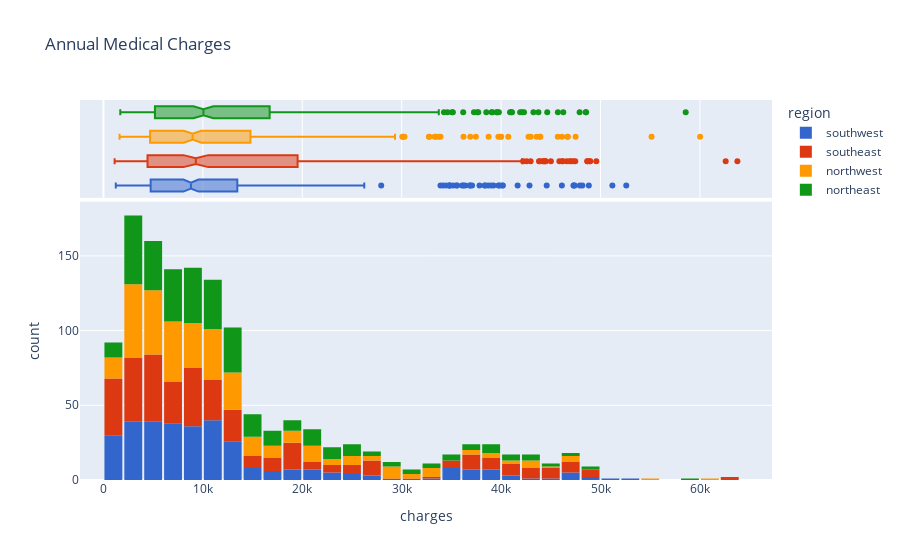

Notebook code for this chart:
### Code cell
fig = px.histogram(medical_df, 
                   x='charges', 
                   marginal='box', 
                   color='region', 
                   color_discrete_sequence=px.colors.qualitative.G10, 
                   title='Annual Medical Charges')
fig.update_layout(bargap=0.1)
fig.show()

### Figure 1 — Plotly figure (JSON) as saved in the notebook; plotly's stock layout.template omitted (floating-point values rounded to 4 significant figures; data arrays with more than 128 entries replaced by an {"elided": "..."} marker saying what was removed)
{"data": [{"alignmentgroup": "True", "bingroup": "x", "hovertemplate": "region=southwest<br>charges=%{x}<br>count=%{y}<extra></extra>", "legendgroup": "southwest", "marker": {"color": "#3366CC", "pattern": {"shape": ""}}, "name": "southwest", "offsetgroup": "southwest", "orientation": "v", "showlegend": true, "type": "histogram", "x": {"elided": "325 float values"}, "xaxis": "x", "yaxis": "y"}, {"alignmentgroup": "True", "hovertemplate": "region=southwest<br>charges=%{x}<extra></extra>", "legendgroup": "southwest", "marker": {"color": "#3366CC"}, "name": "southwest", "notched": true, "offsetgroup": "southwest", "showlegend": false, "type": "box", "x": {"elided": "325 float values"}, "xaxis": "x2", "yaxis": "y2"}, {"alignmentgroup": "True", "bingroup": "x", "hovertemplate": "region=southeast<br>charges=%{x}<br>count=%{y}<extra></extra>", "legendgroup": "southeast", "marker": {"color": "#DC3912", "pattern": {"shape": ""}}, "name": "southeast", "offsetgroup": "southeast", "orientation": "v", "showlegend": true, "type": "histogram", "x": {"elided": "364 float values"}, "xaxis": "x", "yaxis": "y"}, {"alignmentgroup": "True", "hovertemplate": "region=southeast<br>charges=%{x}<extra></extra>", "legendgroup": "southeast", "marker": {"color": "#DC3912"}, "name": "southeast", "notched": true, "offsetgroup": "southeast", "showlegend": false, "type": "box", "x": {"elided": "364 float values"}, "xaxis": "x2", "yaxis": "y2"}, {"alignmentgroup": "True", "bingroup": "x", "hovertemplate": "region=northwest<br>charges=%{x}<br>count=%{y}<extra></extra>", "legendgroup": "northwest", "marker": {"color": "#FF9900", "pattern": {"shape": ""}}, "name": "northwest", "offsetgroup": "northwest", "orientation": "v", "showlegend": true, "type": "histogram", "x": {"elided": "325 float values"}, "xaxis": "x", "yaxis": "y"}, {"alignmentgroup": "True", "hovertemplate": "region=northwest<br>charges=%{x}<extra></extra>", "legendgroup": "northwest", "marker": {"color": "#FF9900"}, "name": "northwest", "notched": true, "offsetgroup": "northwest", "showlegend": false, "type": "box", "x": {"elided": "325 float values"}, "xaxis": "x2", "yaxis": "y2"}, {"alignmentgroup": "True", "bingroup": "x", "hovertemplate": "region=northeast<br>charges=%{x}<br>count=%{y}<extra></extra>", "legendgroup": "northeast", "marker": {"color": "#109618", "pattern": {"shape": ""}}, "name": "northeast", "offsetgroup": "northeast", "orientation": "v", "showlegend": true, "type": "histogram", "x": {"elided": "324 float values"}, "xaxis": "x", "yaxis": "y"}, {"alignmentgroup": "True", "hovertemplate": "region=northeast<br>charges=%{x}<extra></extra>", "legendgroup": "northeast", "marker": {"color": "#109618"}, "name": "northeast", "notched": true, "offsetgroup": "northeast", "showlegend": false, "type": "box", "x": {"elided": "324 float values"}, "xaxis": "x2", "yaxis": "y2"}], "layout": {"bargap": 0.1, "barmode": "relative", "legend": {"title": {"text": "region"}, "tracegroupgap": 0}, "title": {"text": "Annual Medical Charges"}, "xaxis": {"anchor": "y", "domain": [0, 1], "title": {"text": "charges"}}, "xaxis2": {"anchor": "y2", "domain": [0, 1], "matches": "x", "showgrid": true, "showticklabels": false}, "yaxis": {"anchor": "x", "domain": [0, 0.7326], "title": {"text": "count"}}, "yaxis2": {"anchor": "x2", "domain": [0.7426, 1], "matches": "y2", "showgrid": false, "showline": false, "showticklabels": false, "ticks": ""}}}
